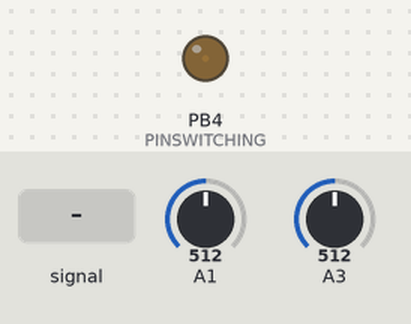
Bench run of a sketch on a simulated ATtiny85, built with avr-gcc and run on an emulated ATtiny85. On the bench: output pins drawn as LEDs (lit = HIGH). The test bench sets the inputs (shaded band); at power-on: A1 = 512, A3 = 512.

Above: at 1.2 s.
1.3 s: A1 fed a 2 Hz sine of ±306 counts around its level
At 4.0 s:
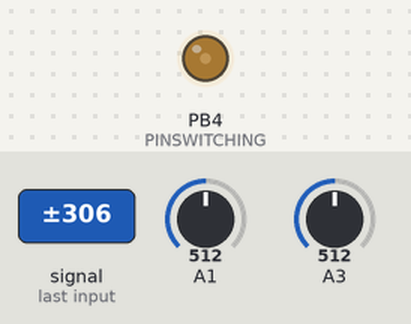
4.3 s: A1 set to 610
At 21.0 s:
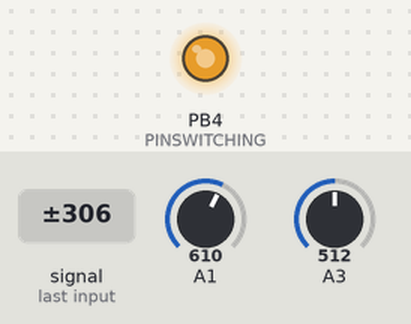
Timing chart, 0 to 21.3 s (numbered marks = the images above; inputs shaded):
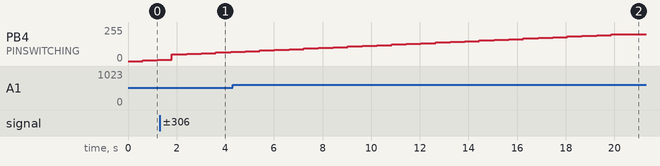

The sketch:

MPPTcharger.ino
```cpp
#include <SoftwareSerial.h>
//#include <avr/io.h>
#define PINSWITCHING 4
#define PINCURRENT 3
#define PINTENSION 2

unsigned long counter=0;
unsigned long counter2=0;
unsigned long counter3=0;
unsigned long current=0;
unsigned long nbr=0;
unsigned long power=0;
unsigned long oldPower=0;
unsigned long tension=0;
unsigned long temps=0;
SoftwareSerial mySerial(2, 1);

void setup() {
  // initialize digital pin 13 as an output.
  //pinMode(PINSWITCHING, OUTPUT);
  DDRB |= (1 << PINSWITCHING);    //pin is an output
  PORTB &= ~(1 << PINSWITCHING);  //no pull up resitor on pin
  DDRB &= ~(1 << PINCURRENT);    //pin is an input
  PORTB &= ~(1 << PINCURRENT);   //no pull up resitor on pin
  PORTB &= ~(1 << PINTENSION);   //no pull up resitor on pin
  ADMUX = 0b00000011; //input channel: PB3, reference voltage: Vcc
  ADCSRA = 0b10000111;//adcsra:aden,adsc,adate,adif,adie,adps2,adps1,adps0 I start the conversion

  //TCCR0A = 0b00100011;//clear OCOB on match, fast pwm
  //TCCR0B = 0b00000001;//select no prescaler for pwm clock
  //OCR0B = 0b01111101;//pwm duty cycle

  //TCCR0A = 2<<COM0A0 | 2<<COM0B0 | 3<<WGM00;
  //TCCR0B = 0<<WGM02 | 1<<CS00;
  TCCR1 = 0<<PWM1A | 0<<COM1A0 | 0<<COM1A1 | 1<<CS10;
  GTCCR = 1<<PWM1B | 2<<COM1B0;//enable pwm


  mySerial.begin(9600);
  temps=millis();
  counter=temps;
  counter2=temps;
  counter3=temps;
}

uint8_t duty = 0;
bool sign = 0;
void loop() {

  current+=currentMeasurement();
  tension+=tensionMeasurement();
  nbr++;

  temps=millis();
  if((temps-counter2) > 600){
    counter2=temps;
    current=current/nbr;
    tension=tension/nbr;
    power=current*tension;
    if(oldPower > power){
      sign = !sign;
    }

    if(sign){
      duty=duty-5;
      if(duty < 50){
        duty = 50;
      }

    }
    else{
      duty=duty+5;
      if(duty > 200){
        duty = 200;
      }
    }
    oldPower = power;
    OCR1B  = duty;
    mySerial.println(duty);
    current=0;
    tension=0;
    nbr=0;
  }
//  if((temps-counter3) > 1000){
//    counter3=temps;
//    if(sign){
//      duty=duty+20;
//      if(duty > 200){
//        sign = 0;
//      }
//    }
//    else{
//      duty=duty-20;
//      if(duty < 50){
//        sign = 1;
//      }
//    }
//
//    OCR1B  = duty;
//  }

//  if((temps-counter) > 50){
//    //GTCCR = 0<<PWM1B;
//    counter=temps;
//    //current=analogRead(PINCURRENT);
//    //current=currentMeasurement();
//    //tension=tensionMeasurement();
//    //GTCCR = 1<<PWM1B;
//    //mySerial.print(tension);
//    //mySerial.print(" ");
//
//    mySerial.print(duty);
//    mySerial.print(" ");
//    mySerial.println(power);
//
//    //current=0;
//    //tension=0;
//
//    //OCR1B  = duty - 1;
//
//  }
}

int currentMeasurement(){
  unsigned int result=0;
  unsigned int adcl=0;
  unsigned int adch=0;
  ADMUX = 0b10010011;//reference: internal 2.56V, input: PB3
  //ADMUX = 0b00000011;//reference: Vcc, input: PB3
  ADCSRA |= (1 << ADSC);   //start conversion
  while (ADCSRA & (1 << ADSC) ); // wait till conversion complete
  adcl=0x00FF & ADCL;//adcl has to be read first and then adch
  adch=0x0003 & ADCH;
  result = (adch << 8)|(adcl);   //store data in analogData variable
  return result;
}
int tensionMeasurement(){
  unsigned int result=0;
  unsigned int adcl=0;
  unsigned int adch=0;
  ADMUX = 0b00000001;//reference: Vcc, input: PB2
  ADCSRA |= (1 << ADSC);   //start conversion
  while (ADCSRA & (1 << ADSC) ); // wait till conversion complete
  adcl=0x00FF & ADCL;//adcl has to be read first and then adch
  adch=0x0003 & ADCH;
  result = (adch << 8)|(adcl);   //store data in analogData variable
  return result;
}
```
